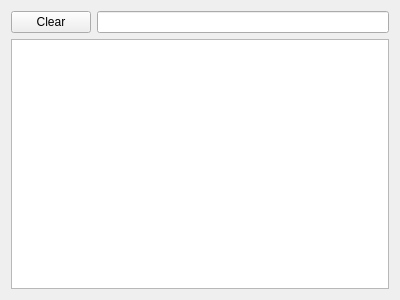
<?xml version="1.0" encoding="UTF-8"?>
<ui version="4.0">
 <class>SelectTeacherWidget</class>
 <widget class="QWidget" name="SelectTeacherWidget">
  <property name="geometry">
   <rect>
    <x>0</x>
    <y>0</y>
    <width>400</width>
    <height>300</height>
   </rect>
  </property>
  <property name="windowTitle">
   <string>Form</string>
  </property>
  <layout class="QVBoxLayout" name="verticalLayout_2">
   <item>
    <layout class="QVBoxLayout" name="verticalLayout">
     <item>
      <layout class="QHBoxLayout" name="horizontalLayout">
       <item>
        <widget class="QPushButton" name="clearButton">
         <property name="text">
          <string>Clear</string>
         </property>
        </widget>
       </item>
       <item>
        <widget class="QLineEdit" name="searchEdit"/>
       </item>
      </layout>
     </item>
     <item>
      <widget class="QTableView" name="teacherTable">
       <property name="alternatingRowColors">
        <bool>true</bool>
       </property>
       <property name="selectionMode">
        <enum>QAbstractItemView::SingleSelection</enum>
       </property>
       <property name="selectionBehavior">
        <enum>QAbstractItemView::SelectRows</enum>
       </property>
       <property name="verticalScrollMode">
        <enum>QAbstractItemView::ScrollPerPixel</enum>
       </property>
       <property name="horizontalScrollMode">
        <enum>QAbstractItemView::ScrollPerPixel</enum>
       </property>
       <property name="sortingEnabled">
        <bool>true</bool>
       </property>
      </widget>
     </item>
    </layout>
   </item>
  </layout>
 </widget>
 <resources/>
 <connections/>
</ui>
